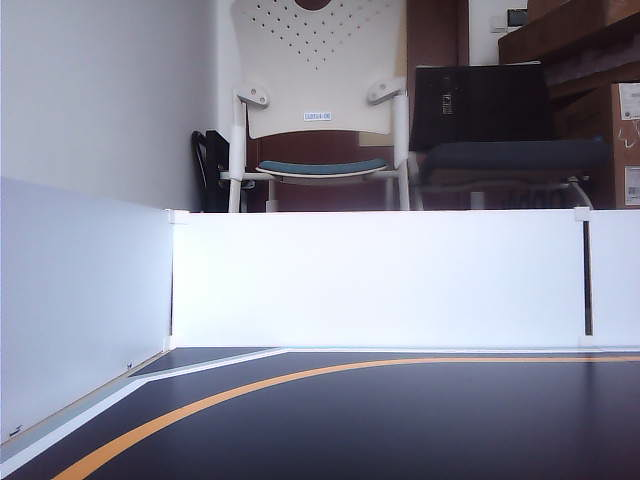
#> input picture images/lane_right.png, 640 x 480 px, found by its file name
$ python lane_detect.py   (older library calls are emulated)
#> lines starting #> are read from the running program, lines starting #| are printed output that depends on the picture; after the words box and inside, x2 and y2 are one past the last pixel; in counts of white or black regions, pixels touching at a corner belong together
import numpy as np
import cv2
import matplotlib.pyplot as plt

import warnings
warnings.filterwarnings("ignore")

SRC = np.float32([(0.05, 0.8), (0.95, 0.8), (0.02, 1), (1, 1)])
DST = np.float32([(0, 0), (1, 0), (0, 1), (1, 1)])
DST_SIZE = (640, 480)

LEFT_TOKEN = "left"
RIGHT_TOKEN = "right"


class LaneDetector(object):
    def __init__(self,
                 left_token=LEFT_TOKEN, right_token=RIGHT_TOKEN,
                 s_thresh=(100, 255), sx_thresh=(15, 255), h_thresh=(0, 50),
                 dst_size=DST_SIZE, perspec_src=SRC, perspec_dst=DST,
                 nwindows=15, win_margin=100, win_minpix=250,
                 lr_ratio=1.8, x_ratio=1.2):
        self.LEFT_TOKEN = left_token
        self.RIGHT_TOKEN = right_token

        # Lane filter
        self.s_thresh = s_thresh
        self.sx_thresh = sx_thresh
        self.h_thresh = h_thresh

        # Perspective warp
        self.dst_size = dst_size
        self.perspec_src = perspec_src
        self.perspec_dst = perspec_dst

        # Sliding windows
        self.nwindows = nwindows
        self.win_margin = win_margin
        self.win_minpix = win_minpix
        self.LEFT_PIXEL_COLOR = [255, 0, 100]
        self.RIGHT_PIXEL_COLOR = [0, 100, 255]

        # Correction
        self.lr_ratio = lr_ratio
        self.x_ratio = x_ratio


    @staticmethod
    def __rgb2hls(img, sep_channel=False):
        hls = cv2.cvtColor(img, cv2.COLOR_RGB2HLS).astype(np.float)
        if sep_channel:
            return hls[:, :, 0], hls[:, :, 1], hls[:, :, 2]
        else:
            return hls


    @staticmethod
    def __sobel_scaled_abs(img):
        sobelx = cv2.Sobel(img, cv2.CV_64F, 1, 1)  # Take the derivative in x
        abs_sobelx = np.absolute(sobelx)  # Absolute x derivative to accentuate lines away from horizontal
        scaled_sobel = np.uint8(255 * abs_sobelx / np.max(abs_sobelx))
        return scaled_sobel


    @staticmethod
    def __binary_in_range(var, thresh):
        r_binary = np.zeros_like(var)
        r_binary[(var >= thresh[0]) & (var <= thresh[1])] = 1
        return r_binary


    def filter_pipeline(self, img):
        # Convert to HLS color space and separate the V channel
        h_channel, l_channel, s_channel = self.__rgb2hls(img, sep_channel=True)

        # Sobel x
        scaled_sobel = self.__sobel_scaled_abs(l_channel)

        # Threshold x gradient
        sx_binary = self.__binary_in_range(scaled_sobel, self.sx_thresh)
        # Threshold color channel
        s_binary = self.__binary_in_range(s_channel, self.s_thresh)
        # Threshold lane color
        h_binary = self.__binary_in_range(h_channel, self.h_thresh)

        # color_binary = np.dstack((np.zeros_like(sx_binary), sx_binary, s_binary)) * 255

        combined_binary = np.zeros_like(sx_binary)
        combined_binary[(s_binary == 1) | (sx_binary == 1)] = 1
        combined_binary[h_binary == 0] = 0

        return combined_binary


    def perspective_warp(self, img, inverse=False):
        img_size = np.float32([(img.shape[1], img.shape[0])])
        if inverse:
            src = self.perspec_dst * img_size
            dst = self.perspec_src * np.float32(self.dst_size)
        else:
            src = self.perspec_src * img_size
            dst = self.perspec_dst * np.float32(self.dst_size)

        # Given src and dst points, calculate the perspective transform matrix
        M = cv2.getPerspectiveTransform(src, dst)

        # Warp the image using OpenCV warpPerspective()
        warped = cv2.warpPerspective(img, M, self.dst_size)
        return warped


    @staticmethod
    def __get_hist(img):
        hist = np.sum(img[img.shape[0] // 2:, :], axis=0)
        return hist


    def __step_through_window(self, x_base, img,
                              out_img=None, draw_windows=False, draw_pixel_color=[0, 100, 255]):
        img_height = img.shape[0]
        x_current = x_base
        if draw_windows and out_img is None:
            out_img = np.dstack((img, img, img)) * 255

        # Set height of windows
        win_height = np.int(img_height / self.nwindows)

        # Identify the x and y positions of all nonzero pixels in the image
        nonzero = img.nonzero()
        nonzeroy = np.array(nonzero[0])
        nonzerox = np.array(nonzero[1])

        # Create empty lists to receive left and right lane pixel indices
        lane_inds = []

        for win in range(self.nwindows):
            # Identify window boundaries in x and y
            win_y_low = img_height - (win + 1) * win_height
            win_y_high = img_height - win * win_height

            win_x_low = x_current - self.win_margin
            win_x_high = x_current + self.win_margin

            # Identify the nonzero pixels in x and y within the window
            indices = ((nonzeroy >= win_y_low) & (nonzeroy < win_y_high) &
                       (nonzerox >= win_x_low) & (nonzerox < win_x_high)).nonzero()[0]

            # If you found > minpix pixels, recenter next window on their mean position
            if len(indices) > self.win_minpix:
                x_current = np.int(np.mean(nonzerox[indices]))
            else:
                break

            # Draw the windows on the visualization image
            if draw_windows:
                cv2.rectangle(out_img, (win_x_low, win_y_low), (win_x_high, win_y_high),
                              (100, 255, 255), 3)

            # Append these indices to the lists
            lane_inds.append(indices)

        pixel_x, pixel_y = None, None
        if len(lane_inds) > 0:
            # Concatenate the arrays of indices
            lane_inds = np.concatenate(lane_inds) if len(lane_inds) > 0 else None
            # Extract left and right line pixel positions
            pixel_x = nonzerox[lane_inds]
            pixel_y = nonzeroy[lane_inds]
            # Draw pixels within windows
            if draw_windows:
                out_img[nonzeroy[lane_inds], nonzerox[lane_inds]] = draw_pixel_color

        return out_img, pixel_x, pixel_y


    def apply_sliding_windows(self, img, draw_windows=False):
        hist = self.__get_hist(img)

        # find peaks of left and right halves
        midpoint = int(hist.shape[0] / 2)
        leftx_base = np.argmax(hist[:midpoint])
        rightx_base = np.argmax(hist[midpoint:]) + midpoint

        out_img, leftx, lefty = self.__step_through_window(leftx_base, img,
                                                           draw_windows=draw_windows,
                                                           draw_pixel_color=self.LEFT_PIXEL_COLOR)
        out_img, rightx, righty = self.__step_through_window(rightx_base, img,
                                                             out_img=out_img,
                                                             draw_windows=draw_windows,
                                                             draw_pixel_color=self.RIGHT_PIXEL_COLOR)
        return out_img, leftx, lefty, rightx, righty


    @staticmethod
    def fit_lane_curve(fit_range, x, y):
        x_low, x_high, y_low, y_high = fit_range
        ploty = np.linspace(y_low, y_high - 1, y_high)

        f = np.polyfit(y, x, 2)
        fit_x = f[0] * ploty ** 2 + f[1] * ploty + f[2]

        return fit_x, ploty


    @staticmethod
    def __filter_curve(filter_range, x, y):
        x_low, x_high, _, _h = filter_range
        binary = ((x_low <= x) & (x < x_high))

        filter_x = x[binary]
        filter_y = y[binary]
        return filter_x, filter_y


    def __decide_correction(self, leftx, rightx, width):

        def __two_side_correction(leftx, rightx, lr_ratio):
            pl = max(leftx) - min(leftx)
            pr = max(rightx) - min(rightx)

            if pl > pr:
                ra = pl / pr
                # print("ra =", ra)
                if ra > lr_ratio: # towards left now
                    return self.RIGHT_TOKEN
            else:
                ra = pr / pl
                # print("ra =", ra)
                if ra > lr_ratio: # towards right now
                    return self.LEFT_TOKEN
            return None

        def __one_side_correction(x, point_range,
                                  left_mode=True):
            # right_mode = not left_mode
            l, r = point_range
            midpoint = (l + r) // 2

            if left_mode:
                leftx = x[((l <= x) & (x < midpoint))]
            else: # right mode
                leftx = x[x < midpoint]

            if left_mode:
                rightx = x[midpoint <= x]
            else: # right mode
                rightx = x[((midpoint <= x) & (x < r))]

            if len(leftx) == 0 or len(rightx) == 0:
                return self.RIGHT_TOKEN if left_mode else self.LEFT_TOKEN

            '''

            if left_mode and len(leftx) == 0:
                dr = rightx[0] - rightx[-1]
                if dr > 0:
                    return self.RIGHT_TOKEN
                else:
                    return self.LEFT_TOKEN

            if left_mode and len(rightx) == 0:
                dr = leftx[0] - leftx[-1]
                if dr > 0:
                    return self.RIGHT_TOKEN
                else:
                    return self.LEFT_TOKEN

            if right_mode and len(leftx) == 0:
                dr = rightx[0] - rightx[-1]
                if dr > 0:
                    return self.RIGHT_TOKEN
                else:
                    return self.LEFT_TOKEN

            if right_mode and len(rightx) == 0:
                dr = leftx[0] - leftx[-1]
                if dr > 0:
                    return self.RIGHT_TOKEN
                else:
                    return self.LEFT_TOKEN
            '''

            return __two_side_correction(rightx, leftx, self.lr_ratio)


        corr = self.RIGHT_TOKEN #None
        if leftx is not None and rightx is not None:
            # print("two side")
            corr = __two_side_correction(leftx, rightx, self.lr_ratio)
        elif leftx is not None:
            # print("left side")
            prange = (0, width // 2)
            corr = __one_side_correction(leftx, prange,
                                         left_mode=True)
        elif rightx is not None:
            # print("right size")
            prange = (width // 2, width)
            corr = __one_side_correction(rightx, prange,
                                         left_mode=False)
        return corr


    def lane_correction(self, img,
                        plot_img=False):
        # [26 lines left out: function __plot, not called in this run]

        h, w, _ = img.shape
        midpoint = w // 2
        left_range = (0, midpoint, 0, h)
        right_range = (midpoint, w, 0, h)
        img_range = (0, w, 0, h)

        # preprocess
        feat_img = self.filter_pipeline(img)
        feat_img = self.perspective_warp(feat_img)

        # sliding window
        out_img, leftx, lefty, rightx, righty = self.apply_sliding_windows(img=feat_img,
                                                                           draw_windows=plot_img)
        # lane curve detection
        left_fitx, right_fitx, left_filter_x, right_filter_x = None, None, None, None
        if leftx is not None:
            left_fitx, ploty = self.fit_lane_curve(fit_range=left_range, x=leftx, y=lefty)
            left_filter_x, left_filter_y = self.__filter_curve(img_range, left_fitx, ploty)
        if rightx is not None:
            right_fitx, ploty = self.fit_lane_curve(fit_range=right_range, x=rightx, y=righty)
            right_filter_x, right_filter_y = self.__filter_curve(img_range, right_fitx, ploty)

        # visualization
        if plot_img:
            __plot()

        # make correction decision
        return self.__decide_correction(leftx=left_filter_x, rightx=right_filter_x, width=w)


    # [45 lines left out: functions get_curve, draw_lanes, not called in this run]


if __name__ == "__main__":
    img_path = "./images/lane_right.png"
    # img_path = "./lane_true3.jpg"
    lane_dt = LaneDetector(left_token=LEFT_TOKEN, right_token=RIGHT_TOKEN)

    img = cv2.imread(img_path)
#> img is the input picture: shape (480, 640, 3); mean B, G, R 151.8, 137, 135.6
    img = cv2.cvtColor(img, cv2.COLOR_BGR2RGB)

    corr = lane_dt.lane_correction(img, plot_img=False)
#> in __rgb2hls, `hls = cv2.cvtColor(img, cv2.COLOR_RGB2HLS).astype(np.float)`:
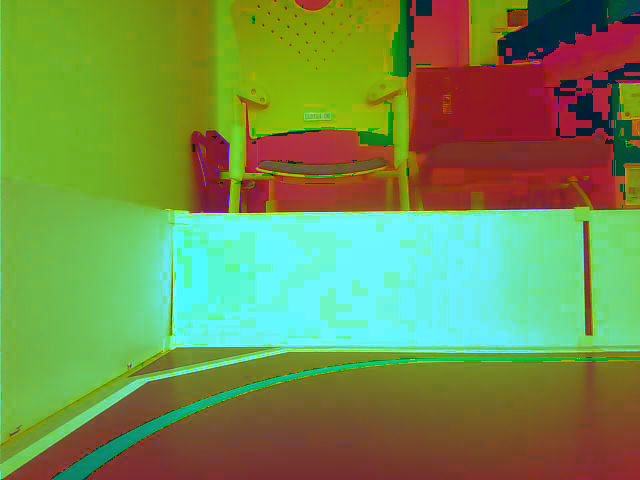
#> hls: shape (480, 640, 3) float64; mean R, G, B 115.3, 143.2, 78.8
#> in filter_pipeline, `h_channel, l_channel, s_channel = self.__rgb2hls(img, sep_channel=True)`:
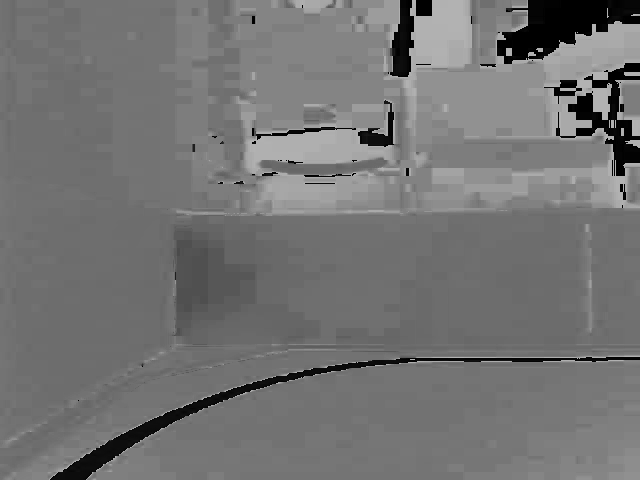
#> h_channel: shape (480, 640) float64; min 0, max 179, mean 115.3
#> in filter_pipeline, `h_channel, l_channel, s_channel = self.__rgb2hls(img, sep_channel=True)`:
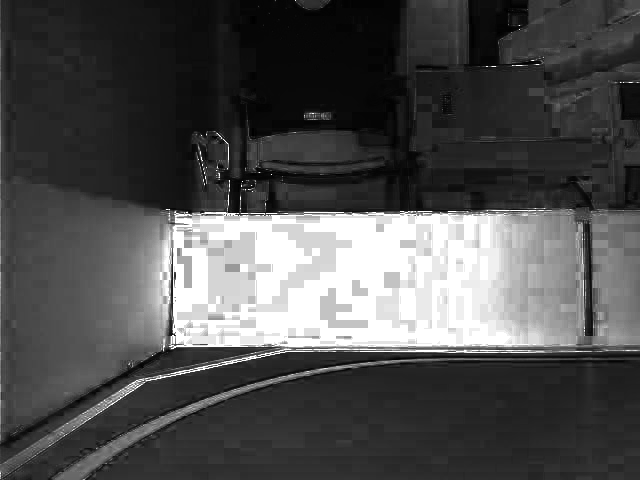
#> s_channel: shape (480, 640) float64; min 0, max 255, mean 78.8
#> in __sobel_scaled_abs, `sobelx = cv2.Sobel(img, cv2.CV_64F, 1, 1)`:
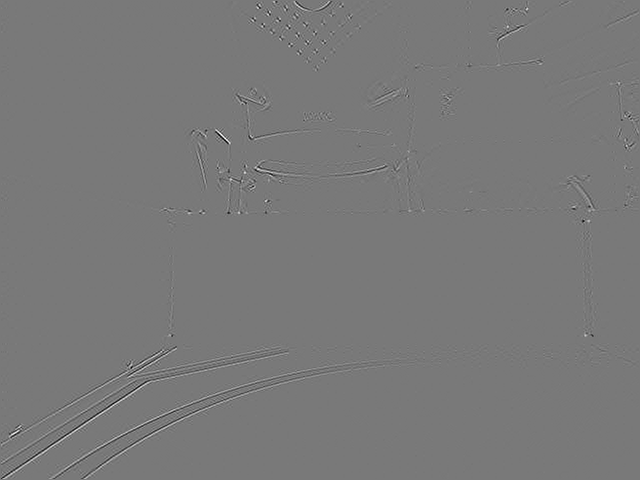
#> sobelx: shape (480, 640) float64; min -219, max 242, mean 0; drawn with min black and max white
#> in filter_pipeline, `sx_binary = self.__binary_in_range(scaled_sobel, self.sx_thresh)`:
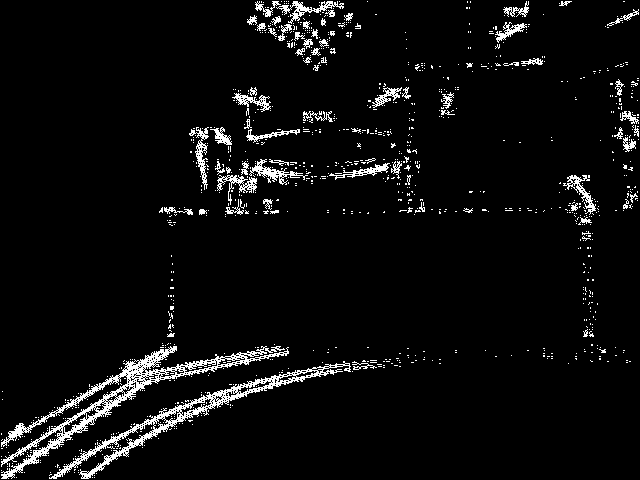
#> sx_binary: shape (480, 640); values 0 (black) and 1 (white), 5% white in thin lines or dots
#> in filter_pipeline, `s_binary = self.__binary_in_range(s_channel, self.s_thresh)`:
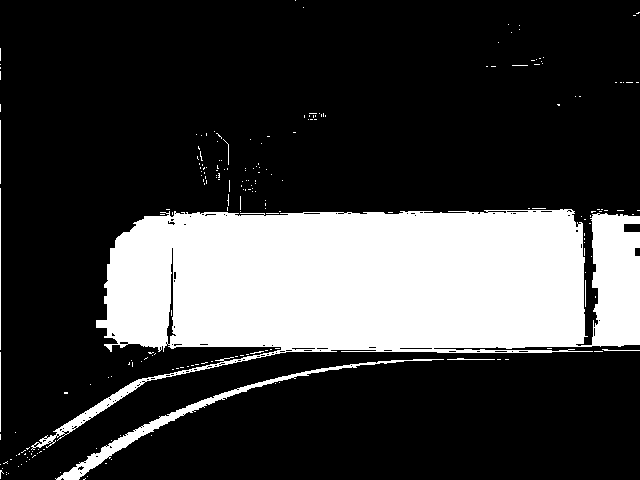
#> s_binary: shape (480, 640) float64; values 0 (black) and 1 (white), 24.3% white; 217 white regions (208 under 20 px), largest, box (x1, y1, x2, y2) and area: (31, 209, 640, 450) 71356, (55, 359, 444, 480) 2342, (0, 188, 1, 350) 162
#> in perspective_warp, `warped = cv2.warpPerspective(img, M, self.dst_size)`:
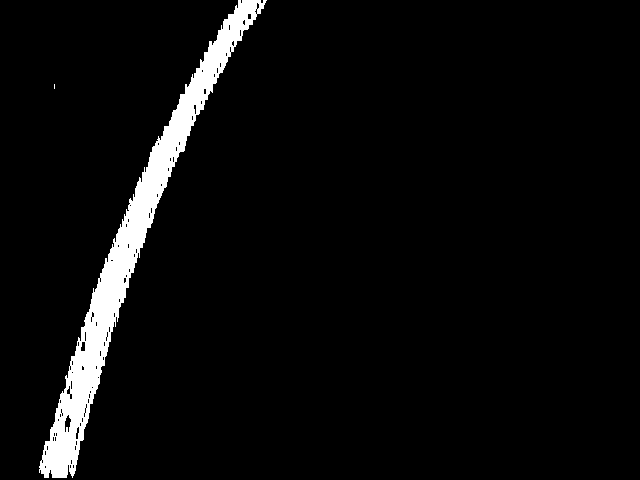
#> warped: shape (480, 640); values 0 (black) and 1 (white), 4.5% white; 2 white regions (1 under 20 px), largest, box (x1, y1, x2, y2) and area: (39, 0, 267, 478) 13918
#> in __get_hist, `hist = np.sum(img[img.shape[0] // 2:, :], axis=0)`: hist = 640 values, max 118 at index 74, min 0 at index 0, mean 11.58
#> in apply_sliding_windows, `leftx_base = np.argmax(hist[:midpoint])`: leftx_base = 74
#> in apply_sliding_windows, `rightx_base = np.argmax(hist[midpoint:]) + midpoint`: rightx_base = 320
#> in __step_through_window, `x_current = x_base`: x_current = 74
#> in __step_through_window, `nonzero = img.nonzero()`: nonzero = 13923 positions, rows 0 to 477, columns 39 to 266
#> in __step_through_window, `nonzeroy = np.array(nonzero[0])`: nonzeroy = 13923 values from 0 to 477
#> in __step_through_window, `nonzerox = np.array(nonzero[1])`: nonzerox = 13923 values, max 266 at index 25, min 39 at index 13568, mean 133
#> the loop in __step_through_window, `for win in range(self.nwindows):` made 15 passes
#> (win_x_low, win_x_high, x_current) on passes 1 to 8: (-26, 174, 58), (-42, 158, 66), (-34, 166, 76), (-24, 176, 85), (-15, 185, 95), (-5, 195, 105), (5, 205, 116), (16, 216, 129)
#> after the loop in __step_through_window, `for win in range(self.nwindows):`: lane_inds = 15 items
#> in __step_through_window, `lane_inds = np.concatenate(lane_inds) if len(lane_inds) > 0 else None`: lane_inds = 13918 values, max 13922 at index 988, min 0 at index 13078, mean 6962.7
#> in __step_through_window, `pixel_x = nonzerox[lane_inds]`: pixel_x = 13918 values, max 266 at index 13103, min 39 at index 634, mean 133
#> in __step_through_window, `pixel_y = nonzeroy[lane_inds]`: pixel_y = 13918 values, max 477 at index 968, min 0 at index 13078, mean 248.9
#> in apply_sliding_windows, `out_img, leftx, lefty = self.__step_through_window(leftx_base, img, dr..`: leftx has the same summary as pixel_x in __step_through_window; lefty has the same summary as pixel_y in __step_through_window
#> the loop in __step_through_window (call 2), `for win in range(self.nwindows):` made 1 pass
#> (win_x_low, win_x_high) on pass 1: (220, 420)
#> in lane_correction, `out_img, leftx, lefty, rightx, righty = self.apply_sliding_windows(img..`: leftx has the same summary as pixel_x in __step_through_window; lefty has the same summary as pixel_y in __step_through_window
#> in fit_lane_curve, `f = np.polyfit(y, x, 2)`: f = [0.00042, -0.603, 249.2]
#> in fit_lane_curve, `fit_x = f[0] * ploty ** 2 + f[1] * ploty + f[2]`: fit_x = 480 values, max 249.2 at index 0, min 56.72 at index 479, mean 136.9
#> in lane_correction, `left_fitx, ploty = self.fit_lane_curve(fit_range=left_range, x=leftx, ..`: left_fitx has the same summary as fit_x in fit_lane_curve; ploty = 480 values from 0 to 479
#> in __filter_curve, `filter_x = x[binary]`: filter_x has the same summary as fit_x in fit_lane_curve
#> in lane_correction, `left_filter_x, left_filter_y = self.__filter_curve(img_range, left_fit..`: left_filter_x has the same summary as fit_x in fit_lane_curve
#> in __one_side_correction, `leftx = x[((l <= x) & (x < midpoint))]`: leftx = 312 values, max 159.7 at index 0, min 56.72 at index 311, mean 101.5
#> in __one_side_correction, `rightx = x[midpoint <= x]`: rightx = 168 values, max 249.2 at index 0, min 160.2 at index 167, mean 202.8
#> in __two_side_correction, `pl = max(leftx) - min(leftx)`: pl = 89.01
#> in __two_side_correction, `pr = max(rightx) - min(rightx)`: pr = 103
#> in __two_side_correction, `ra = pr / pl`: ra = 1.16
    print(corr)
#| None

    # [35 lines of commented-out code are left out]
